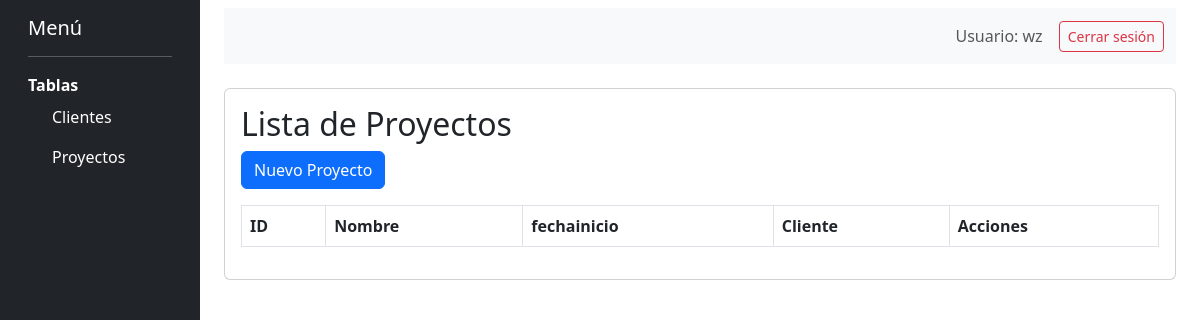
The page /Gestion/index.php?accion=cargarproyecto (signed in) on the database as committed earlier.
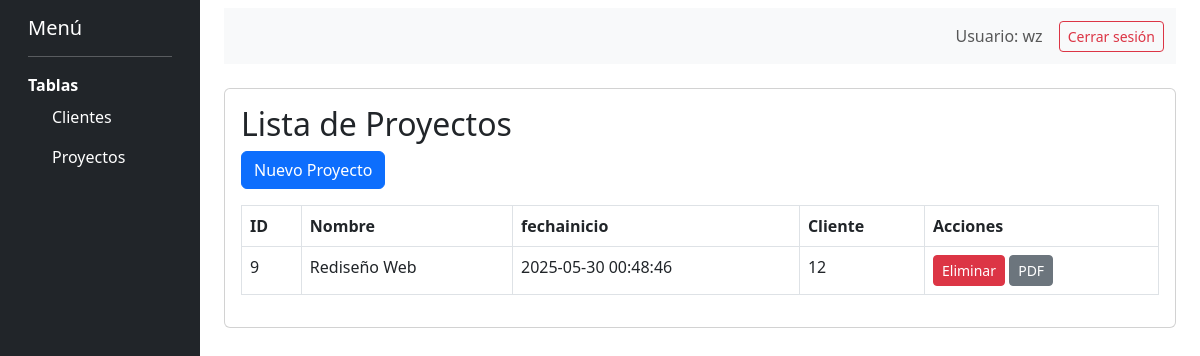
The same page on the database as committed later.
### tables this page shows
CREATE TABLE `proyectos` (
  `idproyecto` int(11) NOT NULL,
  `nombre` varchar(100) NOT NULL,
  `descripcion` text DEFAULT NULL,
  `fechainicio` datetime DEFAULT current_timestamp(),
  `idcliente` int(11) NOT NULL
);

### Gestion/controller/CProyecto.php (called while the page is built, shortened)
<?php
require_once __DIR__ . '/../model/Proyectos/proyectosmodel.php';
class CProyecto
{
    public function cargarPro()
    {
        $proyectos = proyectosmodel::obtenerTodos();
        include __DIR__ . '/../view/Proyectosview/cargarproyectos.php';
    }
}

### Gestion/model/Proyectos/proyectosmodel.php (called while the page is built, shortened)
<?php
class proyectosmodel
{
    public static function obtenerTodos()
    {
        $db = DB::conection();
        $ps = $db->query("select * from proyectos");
        return $ps->fetchAll();
    }
}

### Gestion/view/Proyectosview/cargarproyectos.php (the view, shortened to what this page needs)
<!DOCTYPE html>
<html lang="es">
<head>
    <link href="https://cdn.jsdelivr.net/npm/bootstrap@5.3.0/dist/css/bootstrap.min.css" rel="stylesheet">
</head>
<body>
    <div class="container-fluid">
        <div class="row">
            <nav class="col-md-2 d-md-block bg-dark text-white min-vh-100">
                <div class="p-3">
                    <h5 class="text-white">Menú</h5>
                    <hr class="text-white">
                    <div class="mb-2">
                        <strong>Tablas</strong>
                        <ul class="nav flex-column ms-2">
                            <li class="nav-item">
                                <a class="nav-link text-white" href="index.php?accion=cargarcliente">Clientes</a>
                            </li>
                            <li class="nav-item">
                                <a class="nav-link text-white" href="index.php?accion=cargarproyecto">Proyectos</a>
                            </li>
                        </ul>
                    </div>
                </div>
            </nav>
            <main class="col-md-10 ms-sm-auto px-4">
                <nav class="navbar navbar-expand-lg navbar-light bg-light mt-2">
                    <div class="container-fluid justify-content-end">
                        <span class="navbar-text me-3">
                            Usuario: <?= $_SESSION['usuario']; ?>
                        </span>
                        <a href="../index.php?accion=logout" class="btn btn-outline-danger btn-sm">Cerrar sesión</a>
                    </div>
                </nav>
                <div class="mt-4">
                    <div class="card">
                        <div class="card-body">
                            <h2>Lista de Proyectos</h2>
                            <a href="index.php?accion=crearproyecto" class="btn btn-primary mb-3">Nuevo Proyecto</a>
                            <table class="table table-bordered">
                                <thead>
                                    <tr>
                                        <th>ID</th>
                                        <th>Nombre</th>
                                        <th>fechainicio</th>
                                        <th>Cliente</th>
                                        <th>Acciones</th>
                                    </tr>
                                </thead>
                                <tbody>
                                    <?php
                                    foreach ($proyectos as $p) {
                                    ?>
                                        <tr>
                                            <td><?= $p['idproyecto'] ?></td>
                                            <td><?= $p['nombre'] ?></td>
                                            <td><?= $p['fechainicio'] ?></td>
                                            <td><?= $p['idcliente'] ?></td>
                                            <td>
                                                <a href="index.php?accion=eliminarproyecto&id=<?= $p['idproyecto'] ?>" class="btn btn-danger btn-sm">Eliminar</a>
                                                <a href="index.php?accion=generarPDFProyecto&idcli=<?= $p['idcliente'] ?>&idpro=<?= $p['idproyecto'] ?>" class="btn btn-secondary btn-sm">PDF</a>
                                            </td>
                                        </tr>
                                    <?php
                                    }
                                    ?>
                                </tbody>
                            </table>
                        </div>
                    </div>
                </div>
            </main>
        </div>
    </div>
</body>
</html>

Rows that differ between the two databases and show on the page:
added proyectos: idproyecto "9", nombre "Rediseño Web", fechainicio "2025-05-30 00:48:46", idcliente "12"
